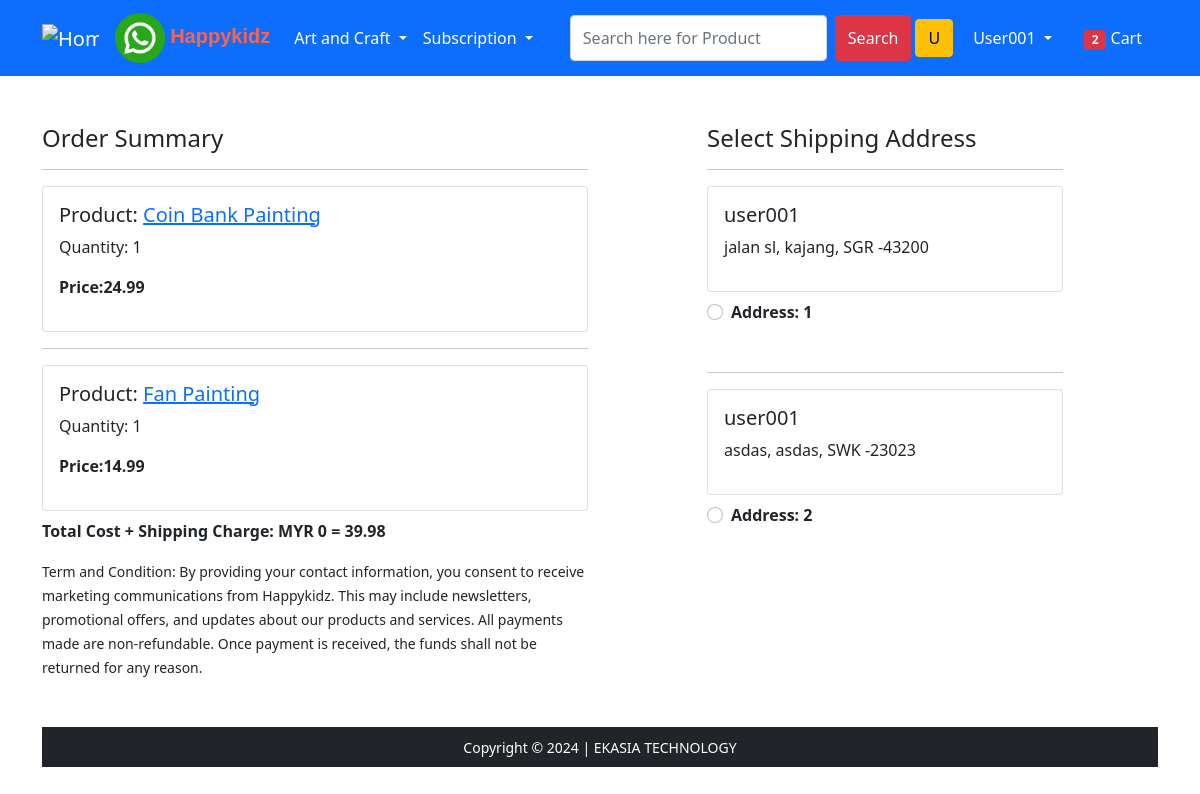
The page /checkout/ (signed in) on the database its author committed.
### app/models.py (models this page shows, shortened)
class Cart(models.Model):
    user = models.ForeignKey(User,on_delete=models.CASCADE)
    product=models.ForeignKey(Product,on_delete=models.CASCADE)
    quantity=models.PositiveBigIntegerField(default=1)
    @property
    def total_cost(self):
        return self.quantity * self.product.discounted_price

class Product(models.Model):
    title=models.CharField(max_length=256)
    selling_price=models.FloatField()
    discounted_price=models.FloatField()
    description=models.TextField(max_length=1000)
    brand=models.CharField(max_length=50)
    category=models.CharField(max_length=2,choices=CATEGORY_CHOICES)
    product_image=models.ImageField(upload_to='productsimg')

class Customer(models.Model):
    user=models.ForeignKey(User,on_delete=models.CASCADE)
    name=models.CharField(max_length=256)
    address=models.CharField(max_length=256)
    city=models.CharField(max_length=54)
    postcode=models.PositiveIntegerField(null=True)
    state=models.CharField(max_length=54,choices=STATE_CHOICES)

### app/views.py (the view)
# urls.py: path('checkout/', views.checkout, name='checkout'),
@login_required
def checkout(request):
  total_item=0
  user=request.user
  add= Customer.objects.filter(user=user)
  cart_items=Cart.objects.filter(user=user)
  amount=0.0
  shipping_amount=0.0
  total_amount=0.0
  cart_product=[p for p in Cart.objects.all() if p.user == request.user]
  for p in cart_product:
      tempamount=(p.quantity * p.product.discounted_price)
      amount+=tempamount
  totalamount=amount + shipping_amount
  if request.user.is_authenticated:
        total_item=len(Cart.objects.filter(user=request.user))
  return render(request,'app/checkout.html',
                {'totalamount':totalamount,'add':add,'cart_items':cart_items,'total_item':total_item})

### app/templates/app/checkout.html (shortened to what this page needs)
{% extends 'app/base.html' %}
{% load static %}
{% block main-content %}
<div class="container">
 <div class="row mt-5">
  <div class="col-sm-6">
    <h4>Order Summary</h4>
    {% for item in cart_items %}
    <hr>
      <div class="card mb-2">
        <div class="card-body">
          <h5>Product: <a href="{% url 'product-detail' item.product.id %}">{{item.product.title}} </a> </h5>
          <p>Quantity: {{item.quantity}} </p>
          <p class="fw-bold">Price:{{item.total_cost}} </p>
        </div>
      </div>
      {% endfor %}
      <p class="fw-bold"> Total Cost + Shipping Charge: MYR 0 = {{totalamount}}</p>
    <small>Term and Condition:
      By providing your contact information, you consent to receive marketing communications from Happykidz.
      This may include newsletters, promotional offers, and updates about our products and services.
      All payments made are non-refundable.
      Once payment is received, the funds shall not be returned for any reason.
    </small>
  </div>
  <div class="col-sm-4 offset-sm-1">
    <h4>Select Shipping Address</h4>
    <form action="/paymentdone" id='myform' >
      {% for ad in add %}
       <hr>
      <div class="card">
        <div class="card-body">
        <h5>{{ad.name}}</h5>
        <p>{{ad.address}}, {{ad.city}}, {{ad.state}} -{{ad.postcode}}</p>
        </div>
      </div>
        <div class="form-check mt-2 mb-5">
          <input class="form-check-input" type="radio"
          name="custid" id="custadd{{forloop.counter}}" value="{{ad.id}}">
          <label class="form-check-label fw-bold" for="">
            Address: {{forloop.counter}} </label>
        </div>
          {% endfor %}
         </form>
  </div>
</div>
{% endblock main-content %}

### app/templates/app/base.html (shortened to what this page needs)
<!DOCTYPE html>
{% load static %}
<html lang="en">
  <head>
    <link
      href="https://cdn.jsdelivr.net/npm/bootstrap@5.0.0-beta1/dist/css/bootstrap.min.css"
      rel="stylesheet"
    />
    <link rel="stylesheet" href="{% static 'app/css/owl.carousel.min.css' %}" />
    <link rel="stylesheet" href="{% static 'app/css/all.min.css' %}" />
    <link rel="stylesheet" href="{% static 'app/css/style.css' %}" />
  </head>
  <body>
    <nav class="navbar navbar-expand-lg navbar-dark bg-primary">
      <div class="container">
        <a class="navbar-brand" href="/"><img style="height:50px;" src="{% static 'app/images/logo.png' %}" alt="Home">
        </a>
        <a class="navbar-brand" href="https://wa.me/60166639729" target="blank"><img style="height:50px;" src="{% static 'app/images/whatsapp_logo.png' %}" alt="Whatsapp">
          <b><span style="font-family:sans-serif; font-size:100%; color:tomato;">Happykidz </span></b>
        </a>
        <div class="collapse navbar-collapse" id="navbarSupportedContent">
          <ul class="navbar-nav me-auto mb-2 mb-lg-0">
            <li class="nav-item dropdown">
              <a
                class="nav-link dropdown-toggle text-white"
                href="#"
                id="artcraftDropdown"
                role="button"
                data-bs-toggle="dropdown"
                aria-expanded="false"
              >
                Art and Craft
              </a>
            </li>
            <li class="nav-item dropdown">
              <a
                class="nav-link dropdown-toggle text-white"
                href="#"
                id="fashionDropdown"
                role="button"
                data-bs-toggle="dropdown"
                aria-expanded="false"
              >
                Subscription
              </a>
            </li>
          </ul>
          <form class="d-flex" method="get" action="/search">
            <input
              class="form-control me-2"
              type="search"
              placeholder="Search here for Product"
              aria-label="Search"
              name="query"
              id="query"
            />
            <div class="d-flex">
              <button class="btn btn-danger">Search</button>
              {% if request.user.is_authenticated %}
              <a href="{% url 'profile' %}" class="btn btn-warning m-1">
                <span class="text-capitalize"
                  >{{ request.user.username|first }}</span
                >
              </a>
              {% endif %}
            </div>
          </form>
          <div>
            <ul class="navbar-nav me-auto mb-2 mb-lg-0">
              {% if request.user.is_authenticated %}
              <li class="nav-item dropdown mx-2">
                <a
                  class="nav-link dropdown-toggle text-white"
                  href="#"
                  id="profileDropdown"
                  role="button"
                  data-bs-toggle="dropdown"
                  aria-expanded="false"
                >
                  <span class="text-capitalize">{{request.user}}</span>
                </a>
              </li>
              <li class="nav-item mx-2">
                <a href="{% url 'show_cart' %}" class="nav-link text-white"
                  ><span class="badge bg-danger" id="total_item"
                    >{{total_item}}</span
                  >
                  Cart
                </a>
              </li>
              {% endif %}
            </ul>
          </div>
        </div>
      </div>
    </nav>
     {% block main-content %} {% endblock main-content %}
    <footer class="container-fluid bg-dark text-center p-2 mt-5">
      <small class="text-white">Copyright &copy; 2024 | EKASIA TECHNOLOGY </small>
    </footer>
  </body>
</html>

### rows shown on the page
Cart: product "Coin Bank Painting", quantity "1", total_cost "24.99"
Cart: product "Fan Painting", quantity "1", total_cost "14.99"
Customer: name "user001", address "jalan sl", city "kajang", state "SGR", postcode "43200"
Customer: name "user001", address "asdas", city "asdas", state "SWK", postcode "23023"

### other values the page prints
{{ request.user.username|first }} "U"
{{ request.user }} "User001"
{{ total_item }} "2"
{{ totalamount }} "39.98"
